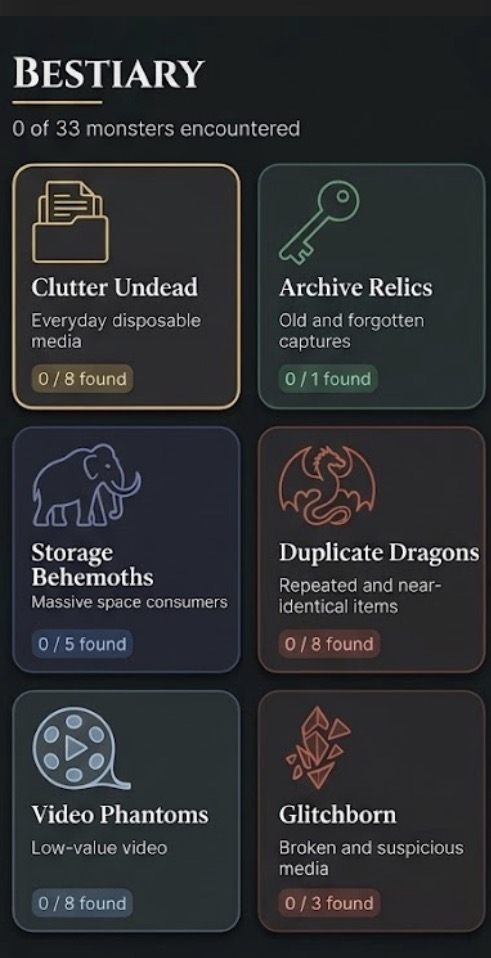
#> input picture docs/design/mockups/bestiary-dark.jpg, 491 x 958 px
$ python trace_icons.py
#> lines starting #> are read from the running program, lines starting #| are printed output that depends on the picture; after the words box and inside, x2 and y2 are one past the last pixel; in counts of white or black regions, pixels touching at a corner belong together
#!/usr/bin/env python3
"""Trace the six Bestiary family icons from the dark Bestiary mockup into vector assets.

  tools/design/trace_icons.py [--preview DIR]

Input : docs/design/mockups/bestiary-dark.jpg  (491x958 screenshot)
Output: ios/PurgeQuest/Assets.xcassets/Family-<name>.imageset/Family-<name>.svg   (template images)

Each icon is converted to a single-colour coverage map (distance from the tile's
own background colour), smoothed at 4x, thresholded, and traced with potrace.
The SVGs are plain paths, so the app tints them with the family accent colour
and they stay sharp at any size. Replace the SVGs with final art when it exists;
asset names are what the code uses.

Requires: Pillow, numpy, scipy, potracer (pure-Python potrace).
"""
import argparse
import json
from pathlib import Path

import numpy as np
import potrace
from PIL import Image
from scipy import ndimage as ndi

ROOT = Path(__file__).resolve().parents[2]
SRC = ROOT / "docs/design/mockups/bestiary-dark.jpg"
CATALOG = ROOT / "ios/PurgeQuest/Assets.xcassets"

# name -> crop box in the screenshot
ICONS = {
    "clutterUndead":    (22, 174, 128, 268),
    "archiveRelics":    (268, 174, 374, 268),
    "storageBehemoths": (22, 438, 158, 528),
    "duplicateDragons": (268, 438, 384, 528),
    "videoPhantoms":    (22, 702, 138, 792),
    "glitchborn":       (268, 702, 384, 792),
}
UP = 4


def coverage(crop: np.ndarray) -> np.ndarray:
    """0..1 'ink' amount: colour distance from the tile background, normalised to the strokes."""
    h, w, _ = crop.shape
    ring = np.concatenate([crop[:3].reshape(-1, 3), crop[-3:].reshape(-1, 3), crop[:, :3].reshape(-1, 3), crop[:, -3:].reshape(-1, 3)])
    bg = np.median(ring, axis=0)
    dist = np.linalg.norm(crop - bg, axis=2)
    return np.clip(dist / np.percentile(dist, 99.2), 0.0, 1.0)


def upsample(a: np.ndarray, sigma: float) -> np.ndarray:
    img = Image.fromarray(a.astype(np.float32), "F").resize((a.shape[1] * UP, a.shape[0] * UP), Image.BICUBIC)
    return ndi.gaussian_filter(np.asarray(img), sigma)


def clean(mask: np.ndarray, min_area: int) -> np.ndarray:
    labels, n = ndi.label(mask)
    if n == 0:
        return mask
    sizes = ndi.sum(mask, labels, range(1, n + 1))
    return np.isin(labels, [i + 1 for i, s in enumerate(sizes) if s >= min_area])


def trace(mask: np.ndarray) -> tuple[str, tuple[int, int, int, int]]:
    ys, xs = np.where(mask)
    pad = 2 * UP
    x0, y0 = max(xs.min() - pad, 0), max(ys.min() - pad, 0)
    x1, y1 = min(xs.max() + pad + 1, mask.shape[1]), min(ys.max() + pad + 1, mask.shape[0])
    # potracer treats True as background, so trace the inverted mask.
    plist = potrace.Bitmap(~mask[y0:y1, x0:x1]).trace(turdsize=6, alphamax=1.2, opticurve=True, opttolerance=0.6)
    parts = []
    for curve in plist:
        s = curve.start_point
        parts.append(f"M{s.x:.1f} {s.y:.1f}")
        for seg in curve.segments:
            if seg.is_corner:
                parts.append(f"L{seg.c.x:.1f} {seg.c.y:.1f}L{seg.end_point.x:.1f} {seg.end_point.y:.1f}")
            else:
                parts.append(f"C{seg.c1.x:.1f} {seg.c1.y:.1f} {seg.c2.x:.1f} {seg.c2.y:.1f} {seg.end_point.x:.1f} {seg.end_point.y:.1f}")
        parts.append("Z")
    return "".join(parts), (x0, y0, x1, y1)


def write_imageset(name: str, svg: str) -> None:
    folder = CATALOG / f"{name}.imageset"
    folder.mkdir(parents=True, exist_ok=True)
    (folder / f"{name}.svg").write_text(svg)
    contents = {
        "images": [{"filename": f"{name}.svg", "idiom": "universal"}],
        "info": {"author": "xcode", "version": 1},
        "properties": {"preserves-vector-representation": True, "template-rendering-intent": "template"},
    }
    (folder / "Contents.json").write_text(json.dumps(contents, indent=2) + "\n")


def svg_doc(path: str, box) -> str:
    x0, y0, x1, y1 = box
    w, h = x1 - x0, y1 - y0
    return (
        f'<svg xmlns="http://www.w3.org/2000/svg" width="{w}" height="{h}" viewBox="0 0 {w} {h}">'
        f'<path fill="#000000" fill-rule="evenodd" d="{path}"/></svg>\n'
    )


def main() -> None:
    ap = argparse.ArgumentParser()
    ap.add_argument("--preview", type=Path)
    args = ap.parse_args()
    im = Image.open(SRC).convert("RGB")
#> im is the input picture: PIL image 491x958 RGB; mean R, G, B 45.9, 47.9, 50.1
    if args.preview:
        args.preview.mkdir(parents=True, exist_ok=True)

    for name, box in ICONS.items():
        crop = np.asarray(im.crop(box)).astype(np.float32)
        cov = coverage(crop)
        strokes = clean(upsample(cov, 2.0) > 0.5, 40 * UP)
        path, tbox = trace(strokes)
        write_imageset(f"Family-{name}", svg_doc(path, tbox))
        print(f"{name}: strokes ok, bbox {tbox[2]-tbox[0]}x{tbox[3]-tbox[1]} @4x")

        if args.preview:
            crop_big = im.crop(box).resize(((box[2]-box[0]) * UP, (box[3]-box[1]) * UP), Image.LANCZOS)
            crop_big.save(args.preview / f"{name}-orig.png")
#> this loop made 1 pass
#> (bg in coverage, n in clean, sizes in clean) on pass 1: ([45, 45, 44], 5, [16241, 461, 1131, 1272, 473])
#> pass 1, in main, `crop = np.asarray(im.crop(box)).astype(np.float32)`:
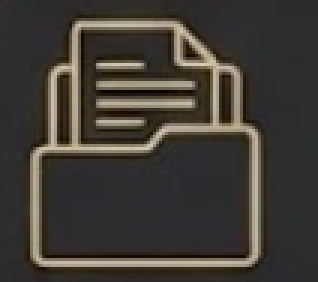
#> crop: shape (94, 106, 3) float32 (shown 3 times larger); mean R, G, B 64, 60.1, 54.2
#> pass 1, in coverage, `dist = np.linalg.norm(crop - bg, axis=2)`:
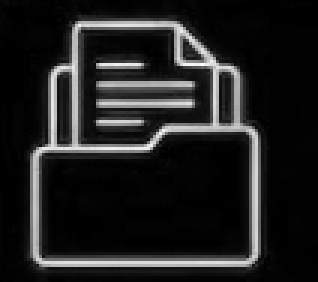
#> dist: shape (94, 106) float32 (shown 3 times larger); min 1, max 276.1, mean 36.1; drawn with min black and max white
#> pass 1, in main, `cov = coverage(crop)`:
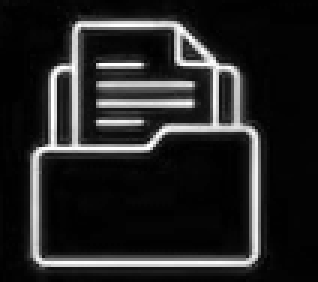
#> cov: shape (94, 106) float32 (shown 3 times larger); min 0.00408, max 1, mean 0.147
#> pass 1, in upsample, `img = Image.fromarray(a.astype(np.float32), "F").resize((a.shape[1] * ..`:
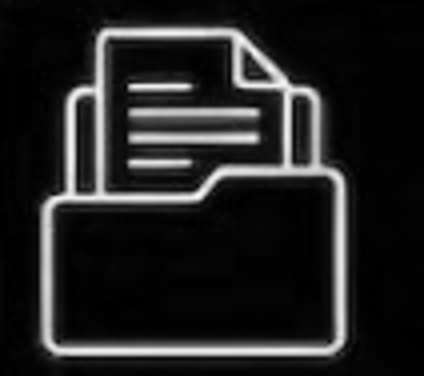
#> img: PIL image 424x376 F; min 0.000734, max 1.07, mean 0.147; drawn with min black and max white
#> after the loop:
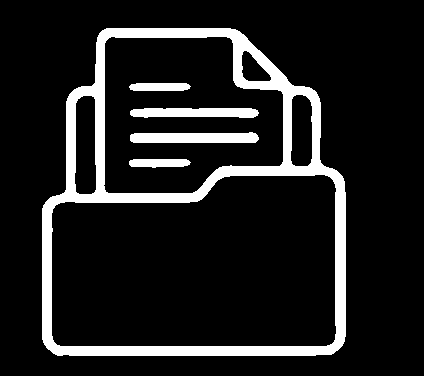
#> strokes: shape (376, 424) bool; 12.3% white; 5 white regions, box (x1, y1, x2, y2) and area: (42, 28, 346, 356) 16241, (130, 132, 259, 143) 1272, (130, 108, 259, 118) 1131, (129, 159, 191, 168) 473, (129, 83, 191, 91) 461


if __name__ == "__main__":
    main()
#> (the call stopped at in trace, `plist = potrace.Bitmap(~mask[y0:y1, x0:x1]).trace(turdsize=6, alphamax..`: potrace is not available in this run)
